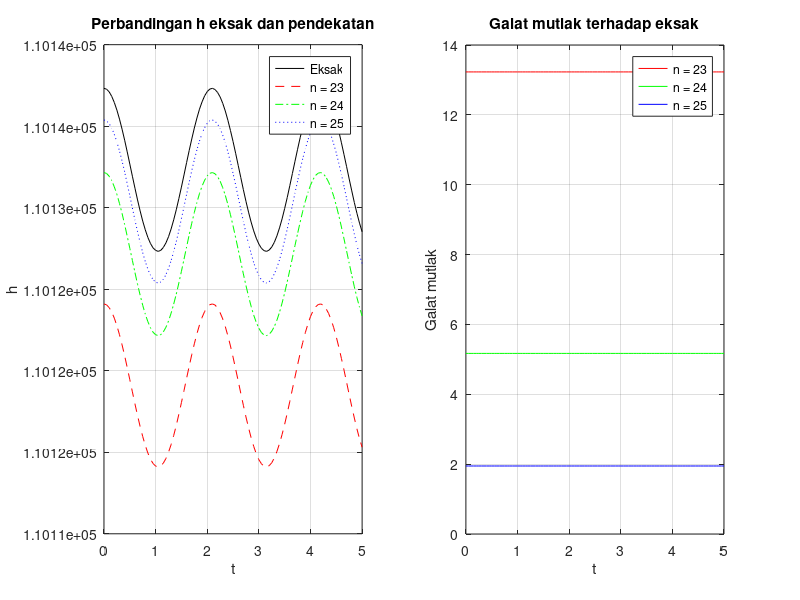

Write MATLAB code to recreate this figure.
% L0325002_Arya Lani Riyonggani Nurdian
clc; clear; close all;

% Data soal
lambda = 12; v = 36; x = 10; h0 = 5;
N = [23 24 25];
t = 0:0.05:5;

% Hasil eksak
h_eksak = h0 * (cos(t*v/lambda) + exp(x));

% Hasil pendekatan dengan deret Taylor untuk tiap n
h_n = zeros(3, length(t));
for j = 1:3
  n = N(j);

  % e^x dihitung sekali karena x tetap
  e_x = 0;
  for i = 0:n
    e_x = e_x + x^i / factorial(i);
  end

  % cos(t*v/lambda) dihitung untuk setiap nilai t
  for k = 1:length(t)
    y = t(k)*v/lambda;
    cos_y = 0;
    for i = 0:n
      cos_y = cos_y + (-1)^i * y^(2*i) / factorial(2*i);
    end
    h_n(j, k) = h0 * (cos_y + e_x);
  end
end

% Galat mutlak tiap titik t
galat = zeros(3, length(t));
for j = 1:3
  galat(j, :) = abs(h_eksak - h_n(j, :));
end

% Grafik
figure(1);
subplot(1,2,1);
plot(t, h_eksak, 'k-', t, h_n(1,:), 'r--', t, h_n(2,:), 'g-.', t, h_n(3,:), 'b:');
xlabel('t'); ylabel('h');
title('Perbandingan h eksak dan pendekatan');
legend('Eksak', 'n = 23', 'n = 24', 'n = 25');
grid on;

subplot(1,2,2);
plot(t, galat(1,:), 'r', t, galat(2,:), 'g', t, galat(3,:), 'b');
xlabel('t'); ylabel('Galat mutlak');
title('Galat mutlak terhadap eksak');
legend('n = 23', 'n = 24', 'n = 25');
grid on;

% Rerata galat dan pengecekan toleransi 1%
tol = 1;
fprintf('\nn\tRerata galat mutlak\tRerata persentase galat\tKeterangan\n');
for j = 1:3
  rerata_galat = mean(galat(j, :));
  rerata_persen = mean(galat(j, :) ./ abs(h_eksak)) * 100;
  if rerata_persen <= tol
    ket = 'layak digunakan';
  else
    ket = 'tidak layak digunakan';
  end
  fprintf('%d\t%12.6f\t\t%12.6f %%\t\t%s\n', N(j), rerata_galat, rerata_persen, ket);
end
